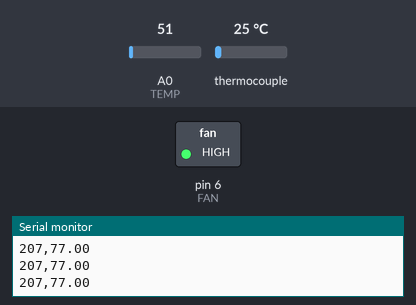
Simulated run of this sketch. Board: Arduino Uno, built with avr-gcc and run on an emulated ATmega328P. On the bench: switched loads named in the sketch (green lamp = pin HIGH), the last lines printed to the serial monitor. Inputs (shaded band) come from the test bench; at power-on: thermocouple 25 °C, A0 (TEMP) = 51.

Above: at 1.7 s.
1.8 s: thermocouple set to 150 °C
At 3.0 s:
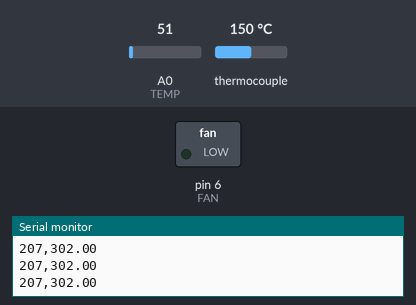
3.3 s: thermocouple set to 97 °C
At 4.3 s:
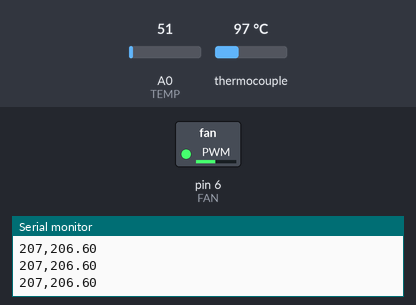
4.8 s: A0 (TEMP) set to 61
At 5.4 s:
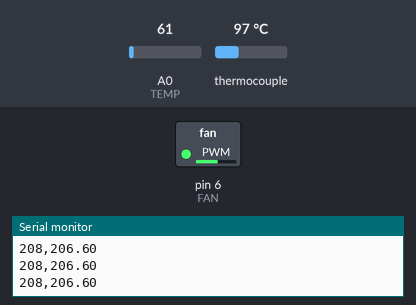
6.3 s: A0 (TEMP) set to 112
At 6.9 s:
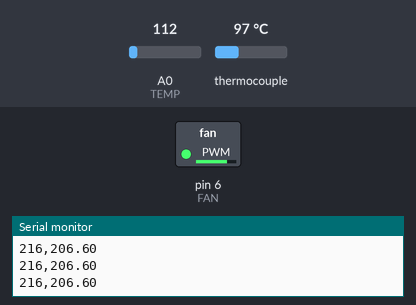
Timing chart, 0 to 8.8 s (numbered marks = the images above; inputs shaded):
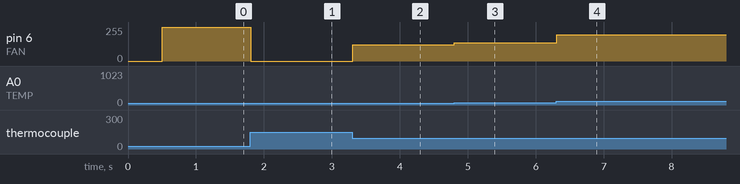

Measured:
- after the input at 1.8 s, pin 6 (FAN): 255/255 → 0/255 at once
- after the input at 3.3 s, pin 6 (FAN): 0/255 → 122/255 at once
- after the input at 4.8 s, pin 6 (FAN): 122/255 → 138/255 at once
- after the input at 6.3 s, pin 6 (FAN): 138/255 → 196/255 at once

The sketch:

smoker_controller.ino
```cpp
#include <SPI.h>
#include "Adafruit_MAX31855.h"

//////////////////////
////PIN/WIRE COLOR////
//////////////////////
//MAXDO   3     BLUE
//MAXCS   4     YELLOW
//MAXCLK  5     WHITE
//FAN     6    GREEN
//GROUND  GND   BLACK
//POWER   5V    RED
//TEMP    A0    ORANGE
//////////////////////

#define MAXDO   3
#define MAXCS   4
#define MAXCLK  5
#define FAN     6
#define TEMP    A0

Adafruit_MAX31855 thermocouple(MAXCLK, MAXCS, MAXDO);

const int MIN_TEMP  = 200;
const int MAX_TEMP = 350;
const int MIN_PWM = 100;
const int MAX_PWM = 255;
const int MAX_TEMP_VAL = 1023;
const int MIN_TEMP_VAL = 0;

int readTargetTemp() {
  int ttv = analogRead(TEMP);
  return map(ttv, MIN_TEMP_VAL, MAX_TEMP_VAL, MIN_TEMP, MAX_TEMP);
}

void pwm(double currentTemp, int targetTemp) {
  int pwmValue = 0;
  if (isnan(currentTemp)) {
    Serial.println("Something wrong with thermocouple!");
  } else {
    if (currentTemp >= targetTemp) {
      pwmValue = 0;
    } else if (currentTemp <= MIN_TEMP) {
      pwmValue = MAX_PWM;
    } else {
      pwmValue = map(currentTemp, targetTemp, MIN_TEMP, MIN_PWM, MAX_PWM);
    }
  }

  analogWrite(FAN, pwmValue);
}

void printSerial(double currentTemp, int targetTemp) {
//////////////////////////////////////////////////////////
///////////////////Serial Monitor/////////////////////////
//////////////////////////////////////////////////////////
//  Serial.print("target temp: ");
//  Serial.print(targetTemp);
//  Serial.println("°F");
//  Serial.print("current temp: ");
//  Serial.print(currentTemp);
//  Serial.println("°F");
//  Serial.println("--------------------------");

//////////////////////////////////////////////////////////
///////////////////Serial Plotter/////////////////////////
//////////////////////////////////////////////////////////
  Serial.print(targetTemp);
  Serial.print(",");
  Serial.println(currentTemp);
}

void setup() {
  Serial.begin(9600);

  while (!Serial) delay(1);
  delay(500);
  pinMode(FAN, OUTPUT);
}

void loop() {
  int targetTemp = readTargetTemp();
  double currentTemp = thermocouple.readFarenheit();
  pwm(currentTemp, targetTemp);
  printSerial(currentTemp, targetTemp);
}
```
